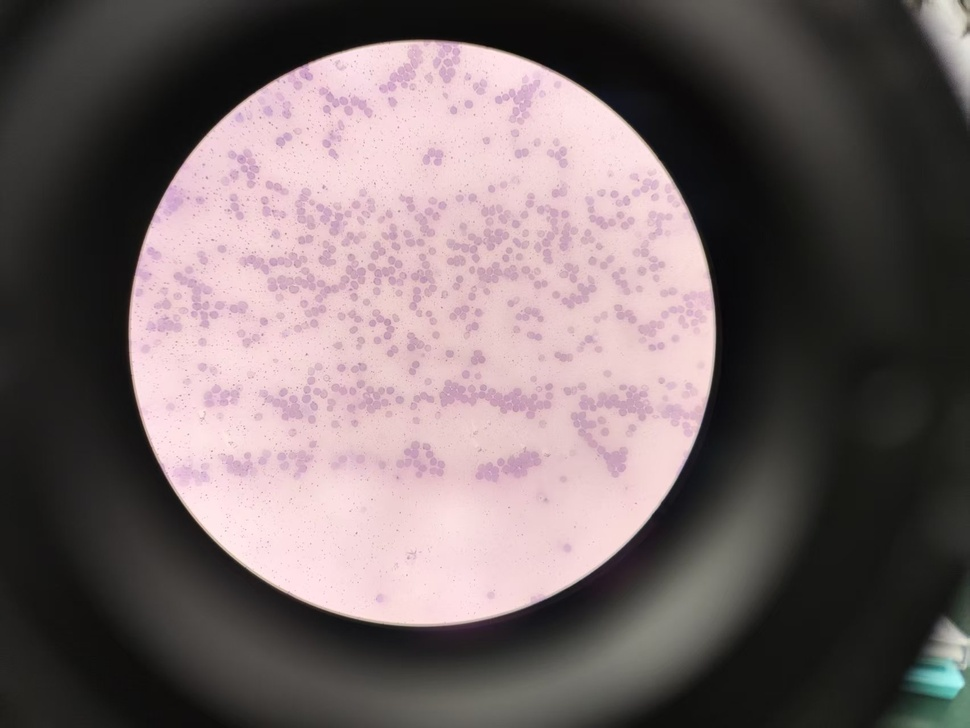
#> input picture 短学期/血涂片/微信图片_20260713081531_3240_63.jpg, 970 x 728 px, shrunk from 1704 x 1279 before the run
$ python test_crop.py
#> lines starting #> are read from the running program, lines starting #| are printed output that depends on the picture; after the words box and inside, x2 and y2 are one past the last pixel; in counts of white or black regions, pixels touching at a corner belong together
import os
import cv2
import numpy as np

def crop_microscope_circle(img_path, output_path):
    # 使用 np.fromfile 读取，避免中文路径报错
#> called with img_path = '短学期/血涂片/微信图片_20260713081531_3240_63.jpg', output_path = '短学期/血涂片/test_cropped_1.jpg'
    img = cv2.imdecode(np.fromfile(img_path, dtype=np.uint8), cv2.IMREAD_COLOR)
#> img is the input picture: shape (728, 970, 3); mean B, G, R 103.6, 102.5, 115.2
    if img is None:
        print(f"Error: 无法读取图片 {img_path}")
        return False

    gray = cv2.cvtColor(img, cv2.COLOR_BGR2GRAY)
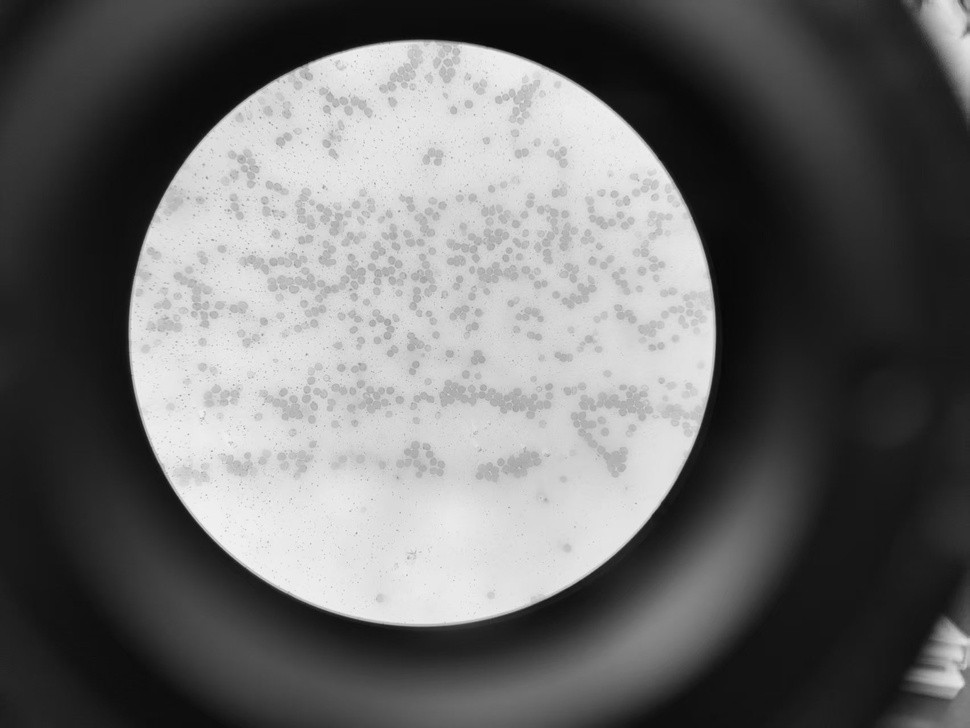
#> gray: shape (728, 970); min 6, max 243, mean 106.5

    # 使用中值滤波或高斯模糊去除噪点
    blurred = cv2.medianBlur(gray, 9)

    # 阈值分割得到二值图（因为圆圈内很亮，圆圈外很黑）
    # 设定阈值为 40
    _, thresh = cv2.threshold(blurred, 40, 255, cv2.THRESH_BINARY)
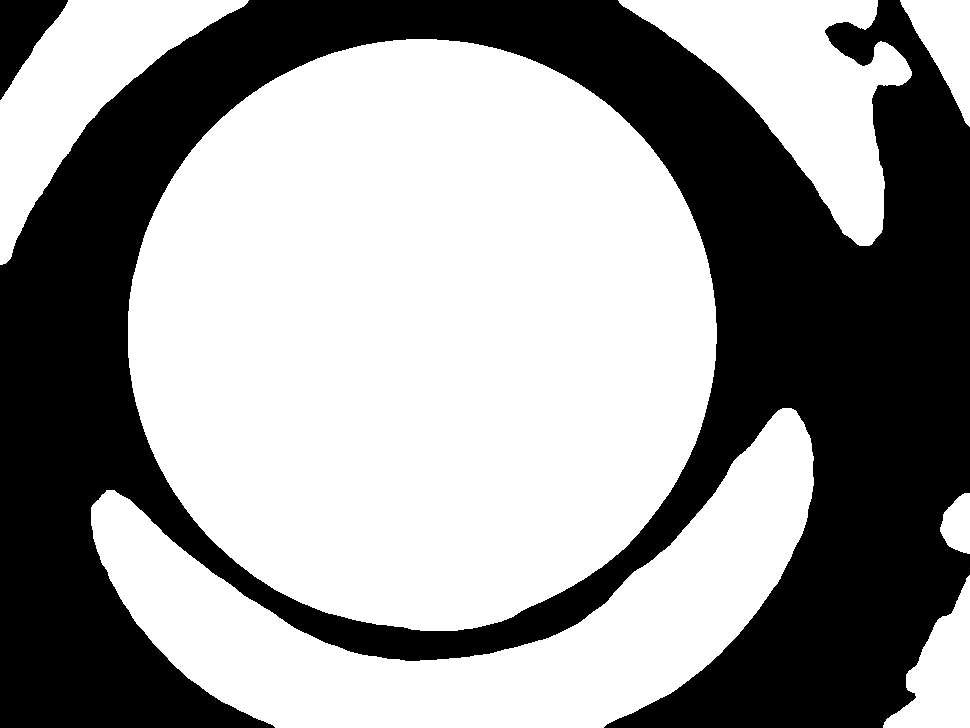
#> thresh: shape (728, 970); 59.2% white; 2 black regions

    # 寻找轮廓
    contours, _ = cv2.findContours(thresh, cv2.RETR_EXTERNAL, cv2.CHAIN_APPROX_SIMPLE)
#> contours = 7 contours; box (x1, y1, x2, y2) and area: (128, 39, 717, 631) 272192, (91, 408, 814, 728) 78998, (618, 0, 912, 246) 29480, (0, 0, 249, 265) 22210, (883, 575, 970, 728) 6528, (900, 0, 970, 127) 4328, (940, 493, 970, 554) 1264
    if not contours:
        print(f"Error: 在 {img_path} 中未找到任何区域！")
        return False

    # 找到面积最大的轮廓，这就是显微镜圆形视野
    max_contour = max(contours, key=cv2.contourArea)
#> max_contour = contour of 859 points, box (x1, y1, x2, y2) (128, 39, 717, 631), area 272192

    # 拟合外接圆
    (x, y), radius = cv2.minEnclosingCircle(max_contour)
#> x = 422.6; y = 335.3; radius = 296.8
    x, y, r = int(x), int(y), int(radius)
#> x = 422; y = 335; r = 296

    print(f"检测到圆形视野 - 圆心: ({x}, {y}), 半径: {r}")
#| 检测到圆形视野 - 圆心: (422, 335), 半径: 296

    # 创建纯白背景
    h, w, c = img.shape
#> h = 728; w = 970; c = 3
    white_bg = np.ones_like(img) * 255

    # 创建遮罩 (Mask)，圆内为255，圆外为0
    mask = np.zeros((h, w), dtype=np.uint8)
    cv2.circle(mask, (x, y), r, 255, -1)
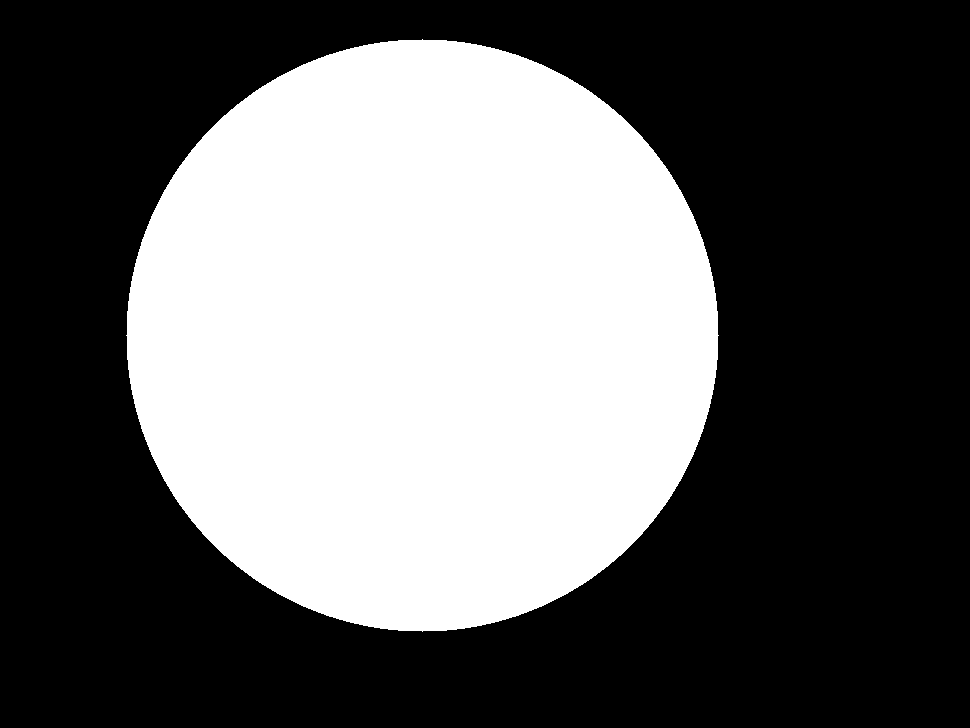
#> mask: shape (728, 970); 39% white; 1 white region, box (x1, y1, x2, y2) and area: (126, 39, 719, 632) 275205

    # 将圆圈内复制到白背景上
    result = np.where(mask[:, :, np.newaxis] == 255, img, white_bg)
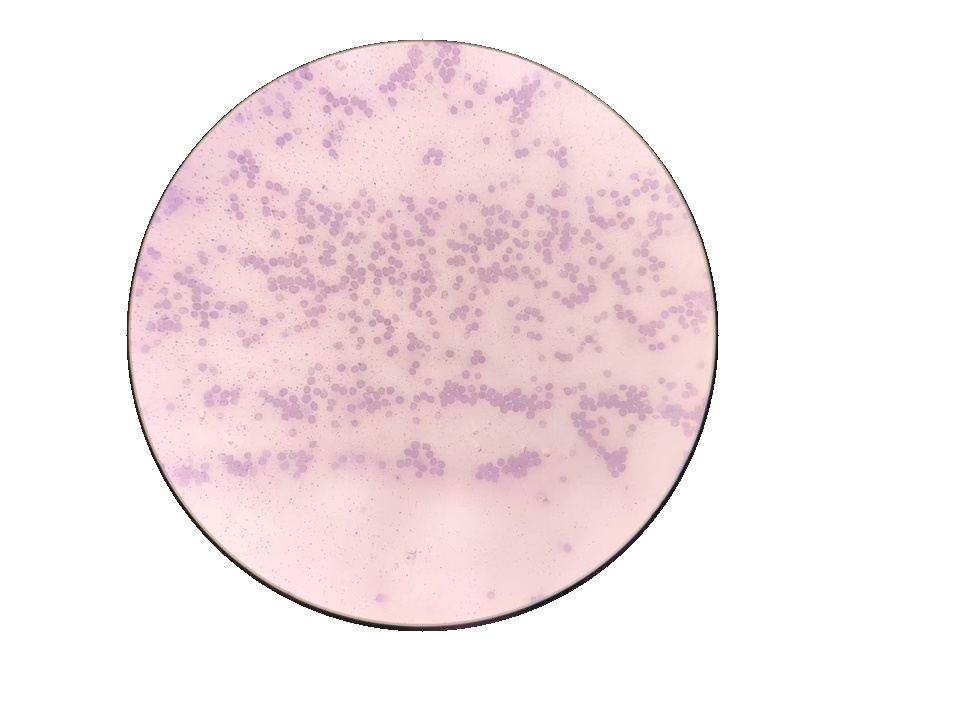
#> result: shape (728, 970, 3); mean B, G, R 235.9, 233.5, 245.9

    # 裁剪外切正方形
    x1 = max(0, x - r)
#> x1 = 126
    y1 = max(0, y - r)
#> y1 = 39
    x2 = min(w, x + r)
#> x2 = 718
    y2 = min(h, y + r)
#> y2 = 631

    cropped = result[y1:y2, x1:x2]
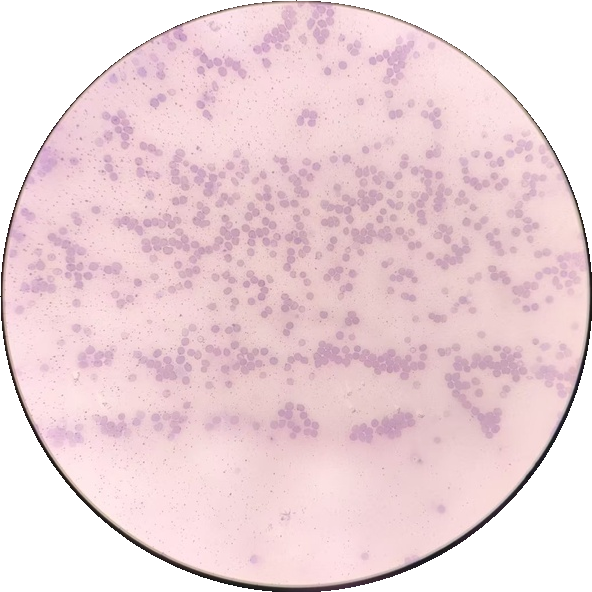
#> cropped: shape (592, 592, 3); mean B, G, R 216.5, 211.6, 236.6

    # 使用 cv2.imencode 和 tofile 写入，避免中文路径报错
    _, encoded_img = cv2.imencode('.jpg', cropped)
    encoded_img.tofile(output_path)
    print(f"成功保存裁剪后的图片至：{output_path}")
    return True

if __name__ == "__main__":
    current_dir = os.path.dirname(os.path.abspath(__file__))
    test_img = os.path.join(current_dir, "微信图片_20260713081531_3240_63.jpg")
    out_img = os.path.join(current_dir, "test_cropped_1.jpg")
    crop_microscope_circle(test_img, out_img)

$ run again, with 短学期/血涂片/微信图片_20260713081532_3241_63.jpg copied over 短学期/血涂片/微信图片_20260713081531_3240_63.jpg
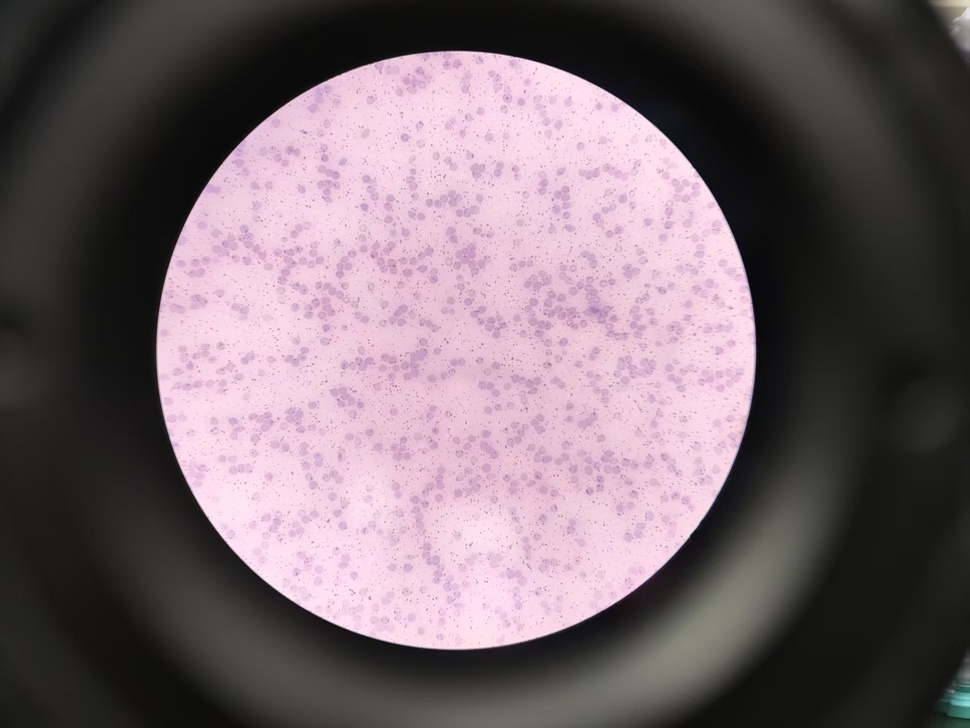
#> input picture 短学期/血涂片/微信图片_20260713081532_3241_63.jpg, 970 x 728 px, shrunk from 1704 x 1279 before the run
#> in crop_microscope_circle, img is the input picture: shape (728, 970, 3); mean B, G, R 109.8, 103, 118.1
#> in crop_microscope_circle, `_, thresh = cv2.threshold(blurred, 40, 255, cv2.THRESH_BINARY)`:
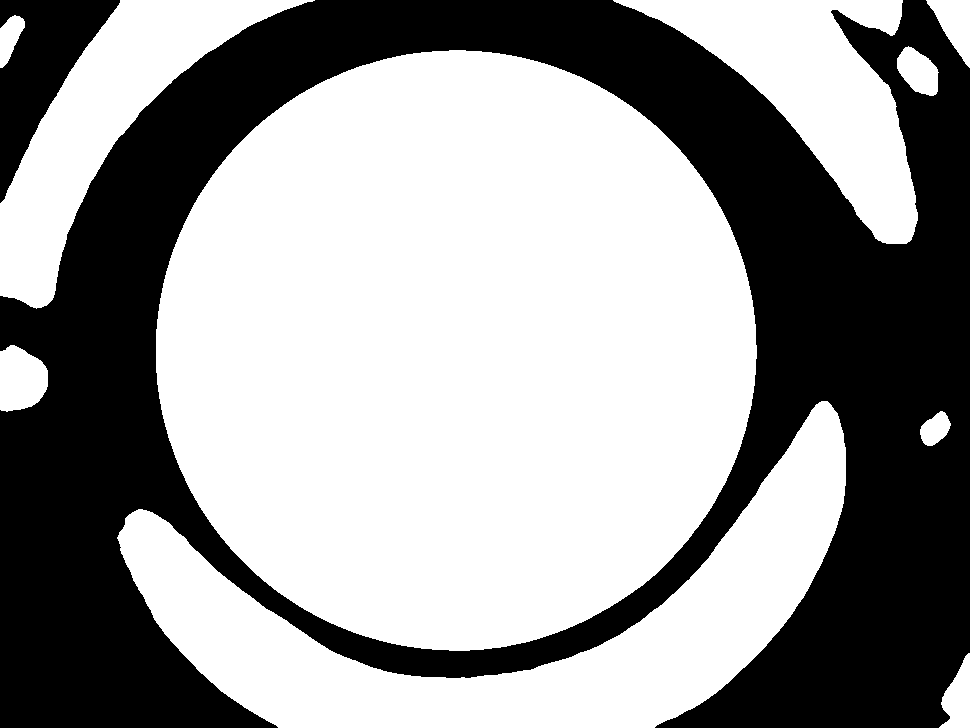
#> thresh: shape (728, 970); 59.6% white; 2 black regions
#> contours = 10 contours; largest, box (x1, y1, x2, y2) and area: (156, 50, 757, 651) 282236, (117, 401, 846, 728) 70802, (613, 0, 918, 244) 28672, (0, 0, 315, 309) 28102, (0, 345, 48, 412) 2455
#> max_contour = contour of 856 points, box (x1, y1, x2, y2) (156, 50, 757, 651), area 282236
#> in crop_microscope_circle, `(x, y), radius = cv2.minEnclosingCircle(max_contour)`: x = 455.6; y = 349.7; radius = 300.6
#> in crop_microscope_circle, `x, y, r = int(x), int(y), int(radius)`: x = 455; y = 349; r = 300
#| 检测到圆形视野 - 圆心: (455, 349), 半径: 300
#> mask: shape (728, 970); 40% white; 1 white region, box (x1, y1, x2, y2) and area: (155, 49, 756, 650) 282697
#> x1 = 155
#> y1 = 49
#> x2 = 755
#> y2 = 649
#> in crop_microscope_circle, `cropped = result[y1:y2, x1:x2]`:
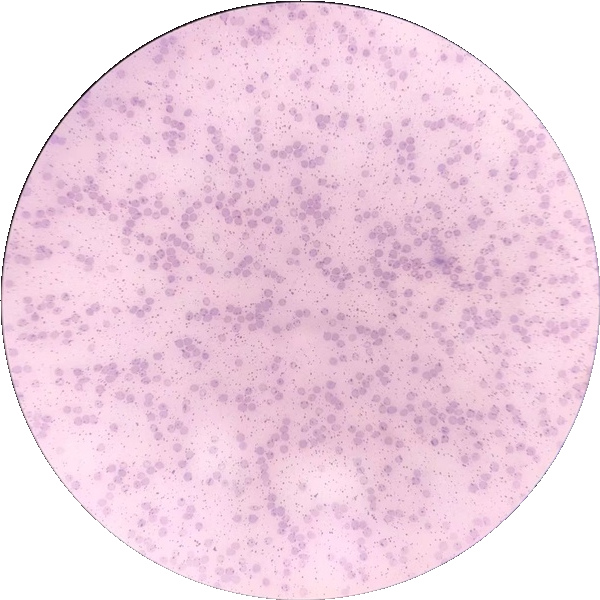
#> cropped: shape (600, 600, 3); mean B, G, R 227.3, 211.5, 240.3
